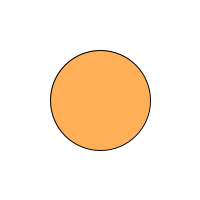
Frame 1 (no input)
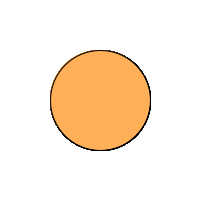
Frame 60 (the mouse pressed at the canvas centre just before this capture)
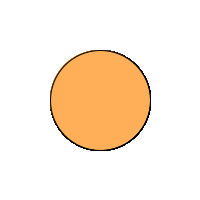
Frame 120 (the mouse held since frame 60 and released just before this capture)

The Processing sketch that drew these frames (run headless with seeded random() and noise(); from frame 60 on, the mouse is pressed at the canvas centre):

// Processing sketch: sketch_130322a
// ── sketch_130322a.pde
// Code Cleanup (Week 4, Question 2) - 22-03-2013
// Max Schaefer (43263798)

// Set Ellipse Size (Both Horizontal & Vertical)
int ellipseSize = 50;

// Set Ellipse Postition (Both X & Y Coordinates)
int ellipsePosition = 100;

// Set Background Shade (0 - 255)
int backgroundShade = 255;

// Setup Function
void setup() {
  // Set Window Size
  size(200, 200);
  
  // Set Background Shade
  background(backgroundShade);
}

// Draw Function
void draw () {
  // Set Fill Colour
  fill(255, 175, 87);
  
  // Draw Ellipse Parameters From Variables
  ellipse(ellipsePosition, ellipsePosition, ellipseSize*2, ellipseSize*2);
}
